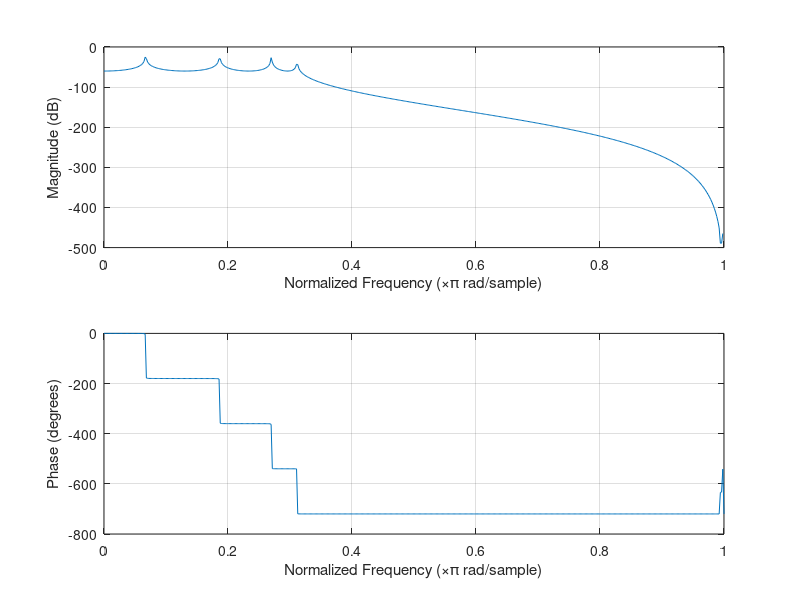
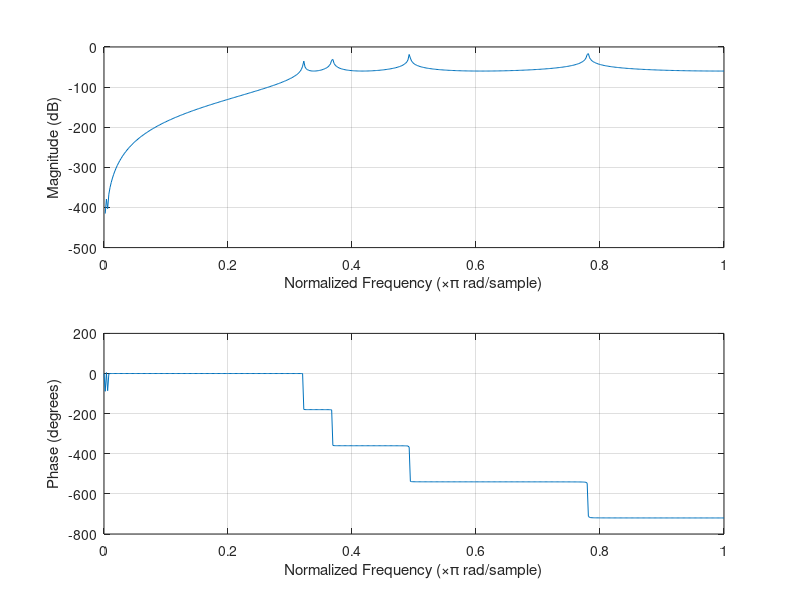
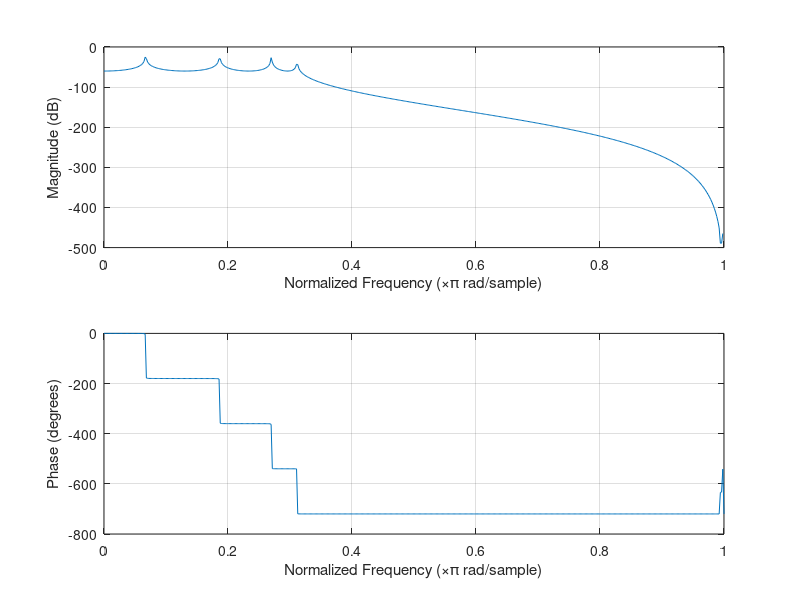
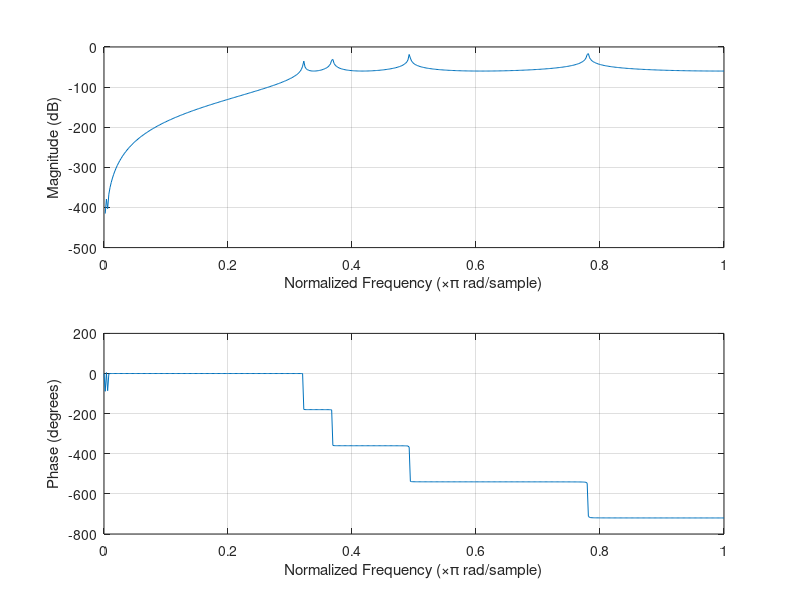

MATLAB code to generate these figures, in order:
clc;
clear all;
close all;
fp=475; # pass band frequency
fs=700; # sampling frequency
Fs=3000; #stop band frequency
f1=400;
f2=700;
rp=1; # Passband ripple, in decibels
rs=60; # Stopband attenuation, in decibels
wp=2*fp/Fs; # Passband corner frequency 
ws=2*fs/Fs; # Stopband corner frequency
w1=2*f1/Fs; # window
w2=2*f2/Fs;
w=[w1 w2];
[N,wc]=cheb1ord(wp,ws,rp,rs); #order and cutoff frequency
display(N)
display(wc)
Rs=60
[b1,a1]=cheby1(N,Rs,wc,'low'); #Transfer function coefficient
[b2,a2]=cheby1(N,Rs,wc,'high');
[b3,a3]=cheby1(N,Rs,wc);
[b4,a4]=cheby1(N,Rs,wc,'stop');
freqz(b1,a1);
figure;
freqz(b2,a2);
figure;
freqz(b3,a3);
figure;
freqz(b4,a4);
figure;

n=0:1:249;
T=1/Fs;
x=sin(2*pi*500*n*T);
rn=randn(1,250);
noise=sqrt(0.1)*rn;
xnoise=x+noise;
ylow=filter(b1,a1,xnoise);
yhigh=filter(b2,a2,xnoise);
ybandpass=filter(b3,a3,xnoise);
ybandreject=filter(b4,a4,xnoise);

subplot(2,1,1);
plot(n,x);
subplot(2,1,2);
plot(n,xnoise);
figure;

subplot(4,1,1);
plot(n,ylow);
subplot(4,1,2);
plot(n,yhigh);
subplot(4,1,3);
plot(n,ybandpass);
subplot(4,1,4);
plot(n,ybandreject);
figure;
 
 
f=(n*Fs)/250;
g1=abs(fft(x));
g2=abs(fft(xnoise));
subplot(2,1,1);
plot(f,g1);
subplot(2,1,2);
plot(f,g2);
figure;

h1=abs(fft(ylow));
h2=abs(fft(yhigh));
h3=abs(fft(ybandpass));
h4=abs(fft(ybandreject));
subplot(4,1,1);
plot(f,h1);
title('Low Pass Filter');
subplot(4,1,2);
plot(f,h2);
title('High Pass Filter');
subplot(4,1,3);
plot(f,h3);
title('Band Pass Filter');
subplot(4,1,4);
plot(f,h4);
title('Band Reject Filter');